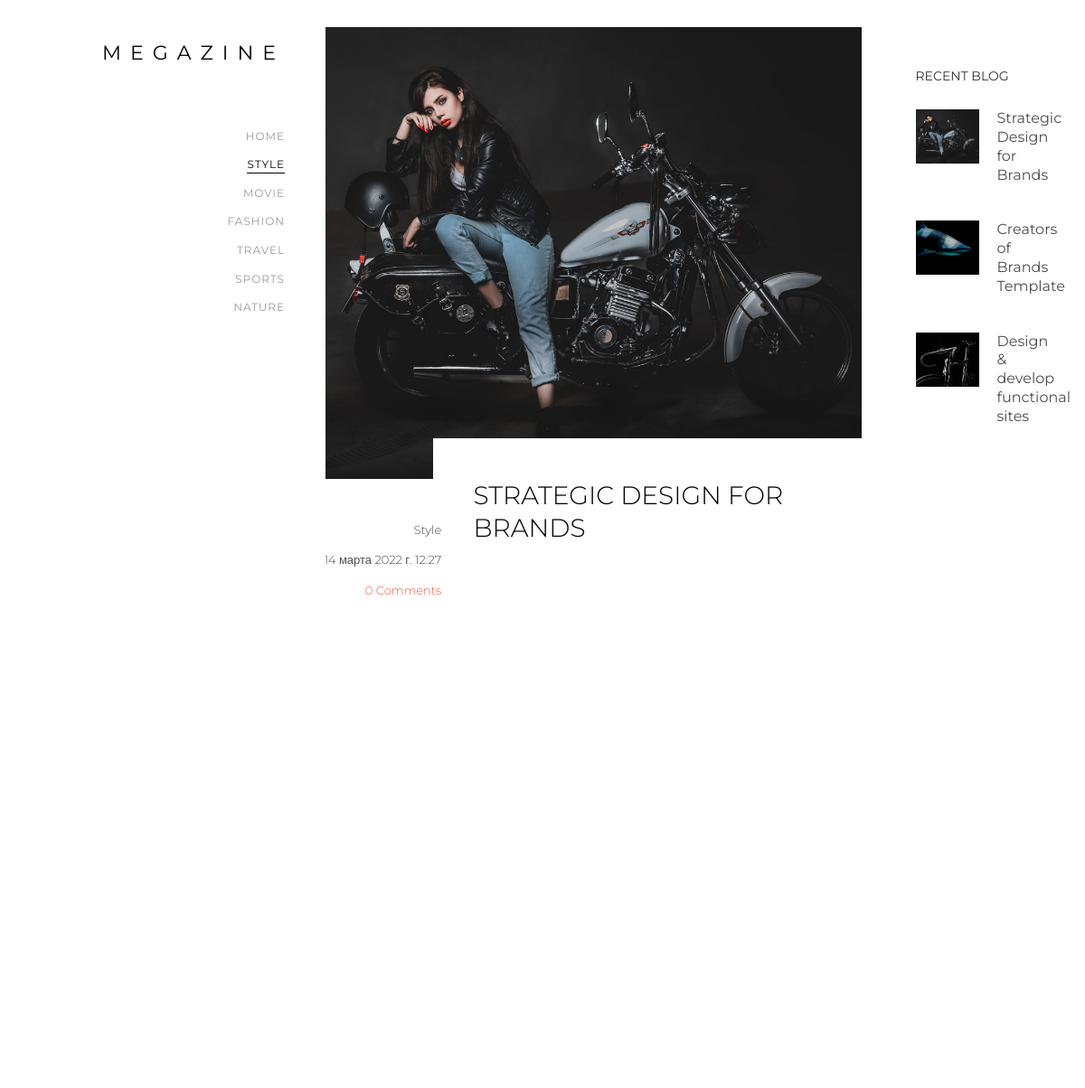
Page /style/strategic-design-for-brands/ on the committed database.
### main/models.py (models this page shows, shortened)
class Category(models.Model):
    name = models.CharField(max_length=100, db_index=True)
    slug = models.SlugField(max_length=255, unique=True, db_index=True, verbose_name="URL")
    def __str__(self):
        return self.name
    class Meta:
        verbose_name = 'Категории'
        verbose_name_plural = 'Категории'

class Post(models.Model):
    title = models.CharField(max_length=255, verbose_name="Заголовок")
    subtitle = models.CharField(max_length=255, verbose_name="Описание")
    slug = models.SlugField(max_length=255, unique=True, db_index=True, verbose_name="URL")
    content = models.TextField(blank=True, verbose_name="Контент")
    photo = models.ImageField(upload_to="photos/%Y/%m/%d", verbose_name="Изображение")
    time_create = models.DateTimeField(auto_now_add=True, verbose_name="Время создания")
    is_published = models.BooleanField(default=True, verbose_name="Опубликовать")
    cat = models.ForeignKey('Category', on_delete=models.PROTECT)
    class Meta:
        verbose_name = 'Пост'
        verbose_name_plural = 'Посты'
        ordering = ['-time_create', 'title']

### main/views.py (the view, shortened to what this page needs)
# urls.py: path('<slug:cat_slug>/<slug:post_slug>/', views.ShowPost.as_view(), name='single'),
class ShowPost(DetailView, CreateView):
    form_class = CommentForm
    model = Post
    template_name = 'main/single.html'
    slug_url_kwarg = 'post_slug'
    pk_url_kwarg = 'post_id'
    context_object_name = 'post'
    def get_context_data(self, *, object_list=None, **kwargs):
        context = super().get_context_data(**kwargs)
        context['cats'] = Category.objects.all()
        context['selected'] = self.kwargs['cat_slug']
        context['recent'] = Post.objects.reverse()[:3]
        context['comments'] = self.object.Comments.filter(active=True)
        return context

### main/templates/main/single.html (shortened to what this page needs)
{% extends 'main/layout.html' %}
{% load static %}
 {% block main %}
	<div id="colorlib-page">
		<div id="colorlib-main">
			<div class="colorlib-blog">
				<div class="container-wrap">
					<div class="row">
						<div class="col-md-9">
							<div class="content-wrap">
								<article class="animate-box">
									<div class="blog-img" style="background-image: url({{post.photo.url}});"></div>
									<div class="desc">
										<div class="meta">
											<p>
												<span>{{post.cat}}</span>
												<span>{{post.time_create}}</span>
												<span><a href="#comm">{{comments|length}} Comments</a></span>
											</p>
										</div>
										<h2><a href="{% url 'single' post.cat.slug post.slug %}">{{post.title}}</a></h2>
									</div>
								</article>
								<div class="row row-bottom-padded-md">
								</div>
								<div class="row">
								</div>
							</div>
						</div>
						<div class="col-md-3 sticky-parent">
							<div class="sidebar" id="sticky_item">
								<div class="side animate-box">
									<h2 class="sidebar-heading">Recent Blog</h2>
									{% for post in recent %}
									<div class="f-blog">
										<a href="{% url 'single' post.cat.slug post.slug %}" class="blog-img" style="background-image: url({{post.photo.url}});">
										</a>
										<div class="desc">
											<h3><a href="{% url 'single' post.cat.slug post.slug %}">{{post.title}}</a></h3>
										</div>
									</div>
									{% endfor %}
								</div>
							</div>
						</div>
					</div>
				</div>
			</div>
		</div>
	</div>
{% endblock %}

### main/templates/main/layout.html (shortened to what this page needs)
<!DOCTYPE HTML>
{% load static %}
<html>
	<head>
	<link rel="stylesheet" href="{% static 'main/css/animate.css' %}">
	<link rel="stylesheet" href="{% static 'main/css/icomoon.css' %}">
	<link rel="stylesheet" href="{% static 'main/css/bootstrap.css' %}">
	<link rel="stylesheet" href="{% static 'main/css/flexslider.css' %}">
	<link rel="stylesheet" href="{% static 'main/css/magnific-popup.css' %}">
	<link rel="stylesheet" href="{% static 'main/css/owl.carousel.min.css' %}">
	<link rel="stylesheet" href="{% static 'main/css/owl.theme.default.min.css' %}">
	<link rel="stylesheet" href="{% static 'main/css/style.css' %}">
	</head>
	<body>
			<aside id="colorlib-aside" role="complementary" class="js-fullheight">
			<h1 id="colorlib-logo"><a href="/">Megazine</a></h1>
			<nav id="colorlib-main-menu" role="navigation">
				<ul>
					{% if selected %}
					<li><a href="/">Home</a></li>
					{% else %}
					<li class="colorlib-active"><a href="/">Home</a></li>
					{% endif %}
					{% for cat in cats %}
							{% if cat.slug == selected %}
								<li class="colorlib-active"><a href="{% url 'cat' cat.slug %}">{{cat}}</a></li>
							{% else %}
								<li><a href="{% url 'cat' cat.slug %}">{{cat}}</a></li>
							{% endif %}
						{% endfor %}
				</ul>
			</nav>
		</aside>
    {% block main %}
    {% endblock %}
	</body>
</html>

### rows in the picture
Category: name "STYLE"
Category: name "MOVIE"
Category: name "FASHION"
Category: name "TRAVEL"
Category: name "SPORTS"
Category: name "NATURE"
Post: photo (picture), cat "Style", time_create "14 марта 2022 г. 12:27", title "STRATEGIC DESIGN FOR BRANDS", title "Strategic Design for Brands"
Post: photo (picture), title "Creators of Brands Template"
Post: photo (picture), title "Design & develop functional sites"

### other values in the picture
{{ comments|length }} "0"
